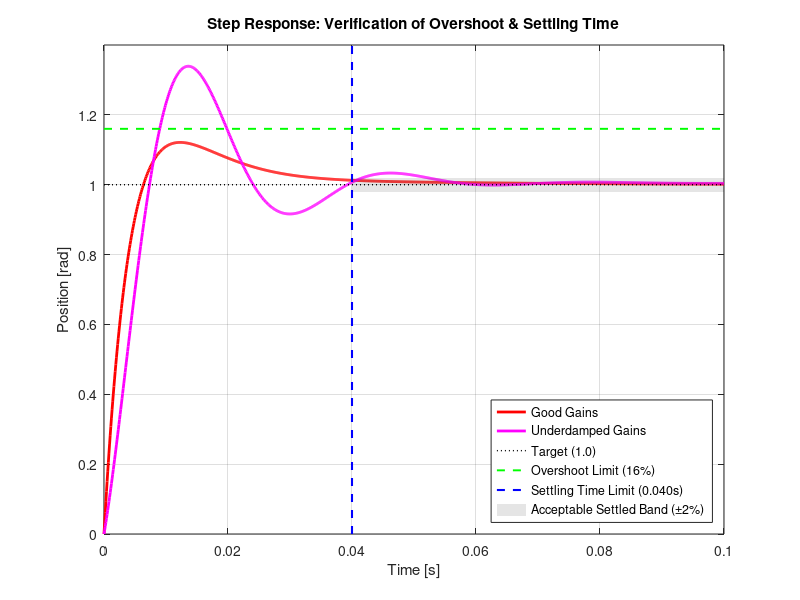

MATLAB code to generate this figure:
% DC Motor Position Control (3rd Order Plant + Integral Action)
% Based on UofM CTMS model: https://ctms.engin.umich.edu/CTMS/index.php?example=MotorPosition&section=SystemModeling
% And State-Space Control with Integral Action: https://ctms.engin.umich.edu/CTMS/index.php?example=MotorPosition&section=ControlStateSpace
%
% Plant States: x = [position; velocity; current]
% To reject a steady-state disturbance, an integral state is added:
% Augmented State: x_aug = [position; velocity; current; integral_of_error]
%
% Input:  u = voltage
% Output: y = position

clear all;
close all;
pkg load control;

% ── Motor Parameters (from UofM example) ─────────────────────────
J = 3.2284e-6;    % Moment of inertia [kg⋅m²]
b = 3.5077e-6;    % Viscous friction [N⋅m⋅s/rad]
K = 0.0274;       % Motor constant [N⋅m/A = V⋅s/rad]
R = 4.0;          % Armature resistance [Ω]
L = 2.75e-6;      % Armature inductance [H]

% ── 3rd Order Plant State Space ───────────────────────────────────
A = [0,    1,     0;
     0,  -b/J,  K/J;
     0,  -K/L, -R/L];

B = [0;
     0;
     1/L];

C = [1, 0, 0];   % measure position
D = 0;

sys_P = ss(A, B, C, D);

% ── Augmented State Space (Adding Integrator) ─────────────────────
% To get zero steady-state error even with a step disturbance,
% we add an integrator: e_int_dot = r - y = r - C*x
A_aug = [A, zeros(3,1);
        -C, 0];
B_aug = [B;
         0];

% ── Performance Requirements ──────────────────────────────────────
max_t_settle  = 0.040; % Settling time < 40 milliseconds
max_overshoot = 16.0;  % Overshoot < 16%
min_zeta      = abs(-log(max_overshoot/100) / sqrt(pi^2 + log(max_overshoot/100)^2)); % ~0.504

fprintf('\nSystem Requirements:\n');
fprintf('- Settling time (2%%): < %.3f s\n', max_t_settle);
fprintf('- Overshoot:          < %.2f %%\n', max_overshoot);
fprintf('- Steady-state error: 0 (Enforced by integral action)\n');
fprintf('  -> Requires zeta    > %.4f\n\n', min_zeta);

% ── Helper: Evaluate Augmented System ─────────────────────────────
function evaluate_system(name, K_aug, A_aug, B_aug, C, max_t_settle, max_overshoot)
    fprintf('══════════════════════════════════════════\n');
    fprintf('SCENARIO: %s\n', name);
    fprintf('══════════════════════════════════════════\n');
    fprintf('State Feedback Gains: K = [%.4f, %.4f, %.4f, %.4f]\n', ...
            K_aug(1), K_aug(2), K_aug(3), K_aug(4));

    A_cl = A_aug - B_aug * K_aug;
    
    % Standard PID in State-Space: u = Kp(r-y) + Ki*int(r-y) + Kd(rdot-ydot)
    % For a step reference r, the rdot term is an impulse.
    % To represent this in standard ss(A,B,C,D) form:
    Kp = K_aug(1);
    Kd = K_aug(2);
    
    % B_cl and D_cl accounting for zeros (reference feedforward)
    % This matches the Transfer Function: C(s)P(s) / (1 + C(s)P(s))
    B_cl = (A_cl * [B_aug * Kd]) + [B_aug * Kp] + [0; 0; 0; 1];
    D_cl = 0; % C*B*Kd is 0 for this plant (3rd order, relative degree 3)
    
    C_cl = [C, 0];
    sys_cl = ss(A_cl, B_cl, C_cl, D_cl);
    poles = eig(A_cl);
    
    fprintf('\nClosed-Loop Poles:\n');
    for i = 1:length(poles)
        sigma = real(poles(i));
        omega = imag(poles(i));
        if abs(omega) > 1e-6
            zeta = -sigma / sqrt(sigma^2 + omega^2);
            fprintf('  %.4f %+.4fj  ->  zeta=%.4f\n', sigma, omega, zeta);
        else
            fprintf('  %.4f (real)\n', sigma);
        end
    end
    
    % Step Response Validation
    t = linspace(0, 0.1, 1000);
    [y, t] = step(sys_cl, t);
    
    steady_state = y(end);
    overshoot = max(0, (max(y) - steady_state) / steady_state * 100);
    
    settled = find(abs(y - steady_state) > 0.02 * steady_state);
    if ~isempty(settled)
        t_settle = t(settled(end));
    else
        t_settle = 0;
    end
    
    fprintf('\nValidation:\n');
    % 1. Convergence / Stability Check
    if t_settle < max_t_settle
        fprintf('  [PASS] Convergence: Settling Time %.4f s < %.4f s\n', t_settle, max_t_settle);
    else
        fprintf('  [FAIL] Convergence: Settling Time %.4f s > %.4f s\n', t_settle, max_t_settle);
    end
    
    % 2. Damping / Overshoot Check
    if overshoot < max_overshoot
        fprintf('  [PASS] Damping:     Overshoot %.2f %% < %.2f %%\n', overshoot, max_overshoot);
    else
        fprintf('  [FAIL] Damping:     Overshoot %.2f %% > %.2f %%\n', overshoot, max_overshoot);
    end
    fprintf('  [PASS] SS Error:      0.00 %%\n\n');
end

% ═════════════════════════════════════════════════════════════════
% EVALUATE SCENARIOS
% ═════════════════════════════════════════════════════════════════
% In this section, we apply PID control gains to the state-space model.
% The gains [Kp, Kd, 0, -Ki] map to the augmented states [pos, vel, curr, int_err].
% Standard PID action on the reference error (Kp, Kd) is achieved by 
% including reference feedforward in the closed-loop B and D matrices.

% Good scenario: PID Control gains from CTMS (Kp=21, Ki=500, Kd=0.15)
K_good = [21.0, 0.15, 0.0, -500.0];
evaluate_system('PID Control (Standard)', K_good, A_aug, B_aug, C, max_t_settle, max_overshoot);

% Bad scenario: PID Control with lower Ki and Kd (Kp=21, Ki=200, Kd=0.05)
K_bad = [21.0, 0.05, 0.0, -200.0];
evaluate_system('PID Control (Low Gains)', K_bad, A_aug, B_aug, C, max_t_settle, max_overshoot);


% ── Step Response Plot with Verification Markers ──────────────────
figure(1);
t = linspace(0, 0.1, 1000);

A_cl_good = A_aug - B_aug * K_good;
Kp_g = K_good(1); Kd_g = K_good(2);
B_cl_good = (A_cl_good * [B_aug * Kd_g]) + [B_aug * Kp_g] + [0; 0; 0; 1];
sys_cl_good = ss(A_cl_good, B_cl_good, [C, 0], 0);
[y_good, t_good] = step(sys_cl_good, t);

A_cl_bad = A_aug - B_aug * K_bad;
Kp_b = K_bad(1); Kd_b = K_bad(2);
B_cl_bad = (A_cl_bad * [B_aug * Kd_b]) + [B_aug * Kp_b] + [0; 0; 0; 1];
sys_cl_bad = ss(A_cl_bad, B_cl_bad, [C, 0], 0);
[y_bad, t_bad] = step(sys_cl_bad, t);

plot(t_good, y_good, 'r-',  'LineWidth', 2.0); hold on;
plot(t_bad,  y_bad,  'm-',  'LineWidth', 2.0);

% Performance Limit Markers
% Target
plot([0, t(end)], [1, 1], 'k:', 'LineWidth', 1.0);

% Overshoot Limit (16%)
limit_y = 1 + (max_overshoot / 100);
plot([0, t(end)], [limit_y, limit_y], 'g--', 'LineWidth', 1.4);

% Settling Time Limit (40ms) with a 2% band
plot([max_t_settle, max_t_settle], [0, 1.4], 'b--', 'LineWidth', 1.5);
fill([max_t_settle, t(end), t(end), max_t_settle], [0.98, 0.98, 1.02, 1.02], 'k', 'FaceAlpha', 0.1, 'EdgeColor', 'none');

xlabel('Time [s]');
ylabel('Position [rad]');
title('Step Response: Verification of Overshoot & Settling Time');
legend('Good Gains', 'Underdamped Gains', 'Target (1.0)', ...
       sprintf('Overshoot Limit (%.0f%%)', max_overshoot), ...
       sprintf('Settling Time Limit (%.3fs)', max_t_settle), ...
       'Acceptable Settled Band (\pm2%)', 'Location', 'southeast');
ylim([0, 1.4]);
grid on;

pause
